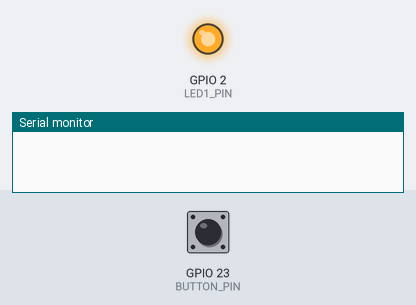
This sketch was run on a simulated ESP32. On the bench: output pins drawn as LEDs (lit = HIGH), the last lines printed to the serial monitor. The inputs (shaded band) are chosen by the test bench; at power-on: GPIO 23 (BUTTON_PIN) HIGH.

Above: at 0.0 s.
At 1.2 s:
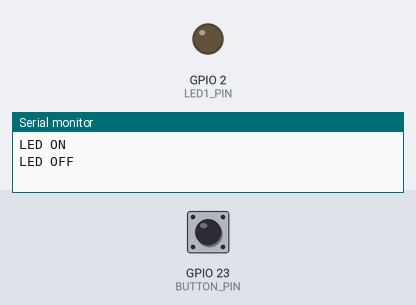
1.3 s: GPIO 23 (BUTTON_PIN) pulled LOW for 0.15 s
At 2.4 s:
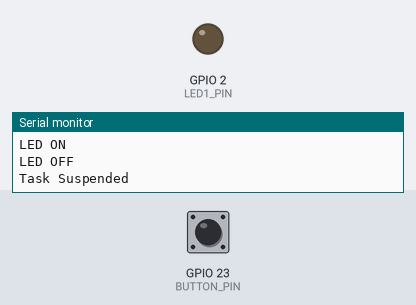
Timing chart, 0 to 4.3 s (numbered marks = the images above; inputs shaded):
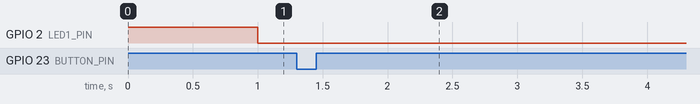

Measured:
- after the input at 1.3 s, GPIO 2 (LED1_PIN): stops changing and stays LOW

The sketch:

FreeRTOS-ESP32-Suspend-and-Resume_.ino
```cpp
#define LED1_PIN 2
#define BUTTON_PIN 23

TaskHandle_t BlinkTaskHandle = NULL;

volatile bool toggleRequest = false;

void IRAM_ATTR buttonISR() {
  toggleRequest = true;   // only set flag (SAFE)
}

void BlinkTask(void *parameter) {
  bool suspended = false;

  for (;;) {

    // Check ISR request
    if (toggleRequest) {
      toggleRequest = false;

      if (suspended) {
        vTaskResume(NULL);  // resume self
        Serial.println("Task Resumed");
      } else {
        Serial.println("Task Suspended");
        suspended = true;
        vTaskSuspend(NULL); // suspend itself safely
      }
    }

    digitalWrite(LED1_PIN, HIGH);
    Serial.println("LED ON");
    vTaskDelay(1000 / portTICK_PERIOD_MS);

    digitalWrite(LED1_PIN, LOW);
    Serial.println("LED OFF");
    vTaskDelay(1000 / portTICK_PERIOD_MS);
  }
}

void setup() {
  Serial.begin(115200);

  pinMode(LED1_PIN, OUTPUT);
  pinMode(BUTTON_PIN, INPUT_PULLUP);

  attachInterrupt(digitalPinToInterrupt(BUTTON_PIN), buttonISR, FALLING);

  xTaskCreatePinnedToCore(
    BlinkTask,
    "BlinkTask",
    2048,
    NULL,
    1,
    &BlinkTaskHandle,
    1
  );
}

void loop() {}
```
